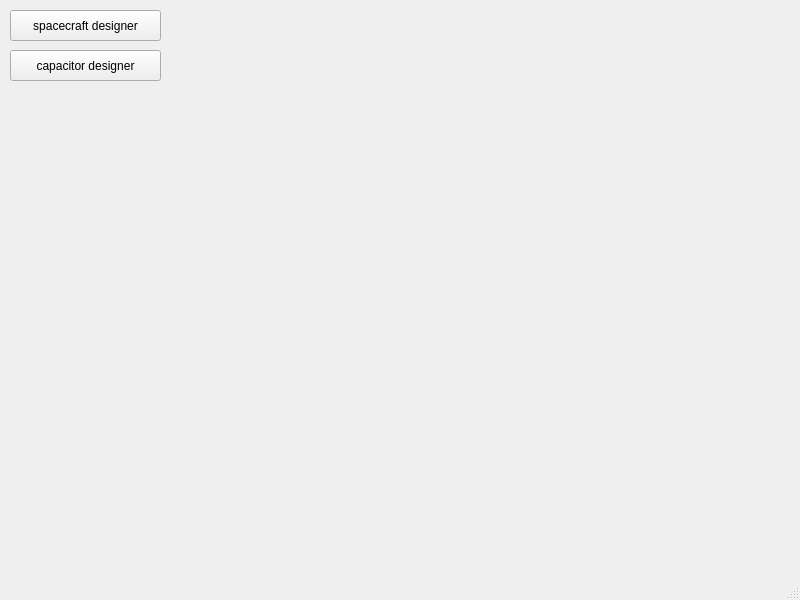
<?xml version="1.0" encoding="UTF-8"?>
<ui version="4.0">
 <class>TechWindow</class>
 <widget class="QMainWindow" name="TechWindow">
  <property name="geometry">
   <rect>
    <x>0</x>
    <y>0</y>
    <width>800</width>
    <height>600</height>
   </rect>
  </property>
  <property name="windowTitle">
   <string>MainWindow</string>
  </property>
  <widget class="QWidget" name="centralwidget">
   <widget class="QPushButton" name="capacitordesigner">
    <property name="geometry">
     <rect>
      <x>10</x>
      <y>50</y>
      <width>151</width>
      <height>31</height>
     </rect>
    </property>
    <property name="text">
     <string>capacitor designer</string>
    </property>
   </widget>
   <widget class="QPushButton" name="spacecraftdesigner">
    <property name="geometry">
     <rect>
      <x>10</x>
      <y>10</y>
      <width>151</width>
      <height>31</height>
     </rect>
    </property>
    <property name="text">
     <string>spacecraft designer</string>
    </property>
   </widget>
  </widget>
  <widget class="QMenuBar" name="menubar">
   <property name="geometry">
    <rect>
     <x>0</x>
     <y>0</y>
     <width>800</width>
     <height>19</height>
    </rect>
   </property>
  </widget>
  <widget class="QStatusBar" name="statusbar"/>
 </widget>
 <resources/>
 <connections/>
</ui>
